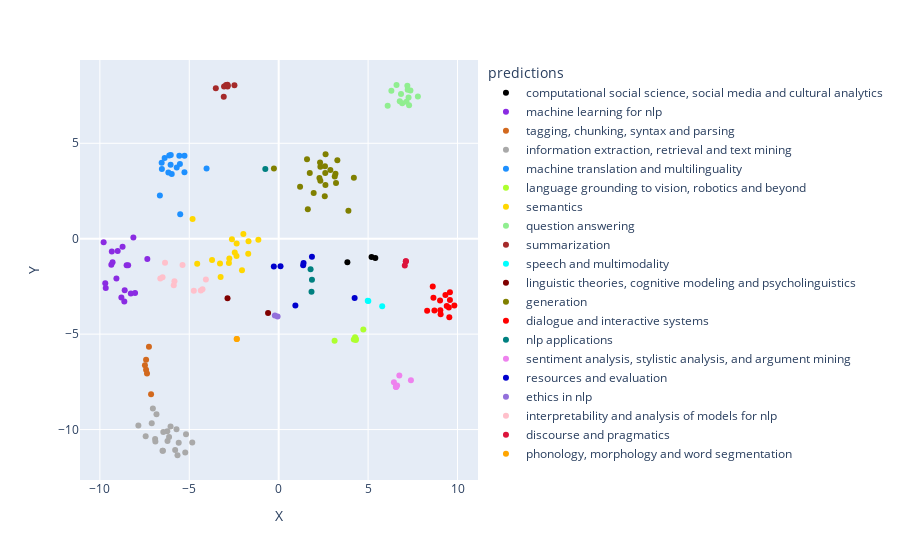

The notebook cell this image was saved under:
### Code cell
fig = px.scatter(df, x="X", y="Y", color = "predictions", color_discrete_sequence=["black", "blueviolet", "chocolate", "darkgray", "dodgerblue", "greenyellow", "gold", "lightgreen", "brown", "cyan", "maroon", "olive", "red", "teal", "violet", "mediumblue", "mediumpurple", "pink", "crimson", "orange"])


fig.show()
#plotly.offline.plot(fig, filename = "predictions_cluster.html")
#fig.write_image("predictions_cluster.png")

### Figure 1 — Plotly figure (JSON) as saved in the notebook; plotly's stock layout.template omitted (floating-point values rounded to 4 significant figures)
{"data": [{"hovertemplate": "predictions=computational social science, social media and cultural analytics<br>X=%{x}<br>Y=%{y}<extra></extra>", "legendgroup": "computational social science, social media and cultural analytics", "marker": {"color": "black", "symbol": "circle"}, "mode": "markers", "name": "computational social science, social media and cultural analytics", "orientation": "v", "showlegend": true, "type": "scatter", "x": [5.404, 3.841, 5.193], "xaxis": "x", "y": [-1.017, -1.239, -0.9569], "yaxis": "y"}, {"hovertemplate": "predictions=machine learning for nlp<br>X=%{x}<br>Y=%{y}<extra></extra>", "legendgroup": "machine learning for nlp", "marker": {"color": "blueviolet", "symbol": "circle"}, "mode": "markers", "name": "machine learning for nlp", "orientation": "v", "showlegend": true, "type": "scatter", "x": [-9.789, -9.29, -9.672, -8.504, -9.358, -9.332, -8.419, -8.73, -9.698, -8.127, -9.075, -8.612, -8.269, -9.003, -8.797, -8.032, -8.634, -7.346], "xaxis": "x", "y": [-0.1921, -1.23, -2.582, -1.396, -1.359, -0.6643, -1.388, -0.422, -2.339, 0.0628, -2.09, -2.705, -2.875, -0.6498, -3.085, -2.844, -3.294, -1.061], "yaxis": "y"}, {"hovertemplate": "predictions=tagging, chunking, syntax and parsing<br>X=%{x}<br>Y=%{y}<extra></extra>", "legendgroup": "tagging, chunking, syntax and parsing", "marker": {"color": "chocolate", "symbol": "circle"}, "mode": "markers", "name": "tagging, chunking, syntax and parsing", "orientation": "v", "showlegend": true, "type": "scatter", "x": [-7.48, -7.137, -7.256, -7.364, -7.416, -7.415], "xaxis": "x", "y": [-6.637, -8.155, -5.663, -7.059, -6.872, -6.345], "yaxis": "y"}, {"hovertemplate": "predictions=information extraction, retrieval and text mining<br>X=%{x}<br>Y=%{y}<extra></extra>", "legendgroup": "information extraction, retrieval and text mining", "marker": {"color": "darkgray", "symbol": "circle"}, "mode": "markers", "name": "information extraction, retrieval and text mining", "orientation": "v", "showlegend": true, "type": "scatter", "x": [-6.91, -5.184, -7.848, -5.789, -6.229, -7.036, -7.439, -5.226, -5.66, -6.473, -7.1, -5.591, -6.453, -6.895, -6.496, -6.218, -5.714, -6.129, -4.833, -6.046, -6.834], "xaxis": "x", "y": [-10.5, -10.25, -9.793, -11.07, -10.08, -8.9, -10.35, -11.2, -11.35, -11.11, -9.665, -10.69, -10.13, -10.63, -11.11, -10.6, -9.987, -10.38, -10.68, -9.842, -9.199], "yaxis": "y"}, {"hovertemplate": "predictions=machine translation and multilinguality<br>X=%{x}<br>Y=%{y}<extra></extra>", "legendgroup": "machine translation and multilinguality", "marker": {"color": "dodgerblue", "symbol": "circle"}, "mode": "markers", "name": "machine translation and multilinguality", "orientation": "v", "showlegend": true, "type": "scatter", "x": [-5.982, -6.378, -5.556, -6.12, -5.27, -4.034, -5.524, -6.532, -5.268, -6.035, -6.17, -6.544, -5.702, -6.044, -6.645, -5.507], "xaxis": "x", "y": [3.396, 4.227, 4.345, 4.362, 3.477, 3.684, 3.914, 3.658, 4.347, 4.383, 3.47, 3.976, 3.725, 3.877, 2.267, 1.287], "yaxis": "y"}, {"hovertemplate": "predictions=language grounding to vision, robotics and beyond<br>X=%{x}<br>Y=%{y}<extra></extra>", "legendgroup": "language grounding to vision, robotics and beyond", "marker": {"color": "greenyellow", "symbol": "circle"}, "mode": "markers", "name": "language grounding to vision, robotics and beyond", "orientation": "v", "showlegend": true, "type": "scatter", "x": [3.127, 4.27, 4.202, 4.734, 4.32, 4.314], "xaxis": "x", "y": [-5.35, -5.159, -5.277, -4.757, -5.262, -5.308], "yaxis": "y"}, {"hovertemplate": "predictions=semantics<br>X=%{x}<br>Y=%{y}<extra></extra>", "legendgroup": "semantics", "marker": {"color": "gold", "symbol": "circle"}, "mode": "markers", "name": "semantics", "orientation": "v", "showlegend": true, "type": "scatter", "x": [-2.76, -2.457, -2.784, -2.053, -4.557, -2.358, -2.615, -3.247, -1.976, -1.137, -4.816, -2.351, -1.703, -3.283, -3.726, -1.686], "xaxis": "x", "y": [-1.04, -0.726, -1.269, -1.652, -1.319, -0.9065, -0.02449, -2.01, 0.242, -0.05089, 1.033, -0.2512, -0.7824, -1.306, -1.11, -0.1315], "yaxis": "y"}, {"hovertemplate": "predictions=question answering<br>X=%{x}<br>Y=%{y}<extra></extra>", "legendgroup": "question answering", "marker": {"color": "lightgreen", "symbol": "circle"}, "mode": "markers", "name": "question answering", "orientation": "v", "showlegend": true, "type": "scatter", "x": [6.909, 7.262, 6.84, 6.589, 7.366, 7.195, 7.148, 7.293, 6.302, 7.784, 7.215, 6.77, 6.095], "xaxis": "x", "y": [7.094, 7.396, 7.584, 8.049, 7.76, 8.009, 7.174, 6.987, 7.757, 7.449, 7.808, 7.198, 6.972], "yaxis": "y"}, {"hovertemplate": "predictions=summarization<br>X=%{x}<br>Y=%{y}<extra></extra>", "legendgroup": "summarization", "marker": {"color": "brown", "symbol": "circle"}, "mode": "markers", "name": "summarization", "orientation": "v", "showlegend": true, "type": "scatter", "x": [-2.943, -2.858, -2.474, -3.516, -3.056, -2.851, -2.865, -3.072], "xaxis": "x", "y": [8.058, 7.978, 8.041, 7.878, 7.981, 8.023, 8.067, 7.444], "yaxis": "y"}, {"hovertemplate": "predictions=speech and multimodality<br>X=%{x}<br>Y=%{y}<extra></extra>", "legendgroup": "speech and multimodality", "marker": {"color": "cyan", "symbol": "circle"}, "mode": "markers", "name": "speech and multimodality", "orientation": "v", "showlegend": true, "type": "scatter", "x": [4.983, 5.788, 5.012], "xaxis": "x", "y": [-3.255, -3.535, -3.269], "yaxis": "y"}, {"hovertemplate": "predictions=linguistic theories, cognitive modeling and psycholinguistics<br>X=%{x}<br>Y=%{y}<extra></extra>", "legendgroup": "linguistic theories, cognitive modeling and psycholinguistics", "marker": {"color": "maroon", "symbol": "circle"}, "mode": "markers", "name": "linguistic theories, cognitive modeling and psycholinguistics", "orientation": "v", "showlegend": true, "type": "scatter", "x": [-0.5946, -2.861], "xaxis": "x", "y": [-3.888, -3.125], "yaxis": "y"}, {"hovertemplate": "predictions=generation<br>X=%{x}<br>Y=%{y}<extra></extra>", "legendgroup": "generation", "marker": {"color": "olive", "symbol": "circle"}, "mode": "markers", "name": "generation", "orientation": "v", "showlegend": true, "type": "scatter", "x": [1.957, 2.604, 2.278, 2.623, 2.889, 1.196, -0.2669, 3.899, 1.584, 3.175, 3.134, 2.314, 2.613, 2.59, 4.204, 1.738, 2.333, 1.629, 3.206, 3.281, 2.578, 2.331], "xaxis": "x", "y": [2.395, 3.447, 3.176, 4.42, 3.597, 2.726, 3.682, 1.467, 4.167, 3.406, 3.261, 3.993, 2.814, 3.792, 3.2, 3.446, 3.774, 1.545, 2.924, 4.114, 2.229, 3.041], "yaxis": "y"}, {"hovertemplate": "predictions=dialogue and interactive systems<br>X=%{x}<br>Y=%{y}<extra></extra>", "legendgroup": "dialogue and interactive systems", "marker": {"color": "red", "symbol": "circle"}, "mode": "markers", "name": "dialogue and interactive systems", "orientation": "v", "showlegend": true, "type": "scatter", "x": [9.397, 8.616, 9.024, 9.515, 9.542, 9.324, 9.056, 8.71, 9.04, 8.654, 9.577, 9.824, 8.302, 9.576], "xaxis": "x", "y": [-3.525, -2.501, -3.241, -3.607, -4.12, -2.954, -3.955, -3.761, -3.753, -3.093, -3.21, -3.498, -3.776, -2.803], "yaxis": "y"}, {"hovertemplate": "predictions=nlp applications<br>X=%{x}<br>Y=%{y}<extra></extra>", "legendgroup": "nlp applications", "marker": {"color": "teal", "symbol": "circle"}, "mode": "markers", "name": "nlp applications", "orientation": "v", "showlegend": true, "type": "scatter", "x": [1.784, -0.748, 1.861, 1.835], "xaxis": "x", "y": [-1.604, 3.652, -2.148, -2.781], "yaxis": "y"}, {"hovertemplate": "predictions=sentiment analysis, stylistic analysis, and argument mining<br>X=%{x}<br>Y=%{y}<extra></extra>", "legendgroup": "sentiment analysis, stylistic analysis, and argument mining", "marker": {"color": "violet", "symbol": "circle"}, "mode": "markers", "name": "sentiment analysis, stylistic analysis, and argument mining", "orientation": "v", "showlegend": true, "type": "scatter", "x": [6.622, 7.395, 6.444, 6.551, 6.567, 6.747, 6.569], "xaxis": "x", "y": [-7.695, -7.417, -7.516, -7.76, -7.741, -7.167, -7.767], "yaxis": "y"}, {"hovertemplate": "predictions=resources and evaluation<br>X=%{x}<br>Y=%{y}<extra></extra>", "legendgroup": "resources and evaluation", "marker": {"color": "mediumblue", "symbol": "circle"}, "mode": "markers", "name": "resources and evaluation", "orientation": "v", "showlegend": true, "type": "scatter", "x": [4.247, -0.2714, 1.392, 0.1021, 1.369, 1.86, 0.9329], "xaxis": "x", "y": [-3.102, -1.461, -1.267, -1.442, -1.395, -0.9413, -3.506], "yaxis": "y"}, {"hovertemplate": "predictions=ethics in nlp<br>X=%{x}<br>Y=%{y}<extra></extra>", "legendgroup": "ethics in nlp", "marker": {"color": "mediumpurple", "symbol": "circle"}, "mode": "markers", "name": "ethics in nlp", "orientation": "v", "showlegend": true, "type": "scatter", "x": [-0.06085, -0.214], "xaxis": "x", "y": [-4.076, -4.029], "yaxis": "y"}, {"hovertemplate": "predictions=interpretability and analysis of models for nlp<br>X=%{x}<br>Y=%{y}<extra></extra>", "legendgroup": "interpretability and analysis of models for nlp", "marker": {"color": "pink", "symbol": "circle"}, "mode": "markers", "name": "interpretability and analysis of models for nlp", "orientation": "v", "showlegend": true, "type": "scatter", "x": [-5.378, -5.869, -4.746, -4.071, -4.261, -6.357, -5.83, -6.495, -4.354, -6.621], "xaxis": "x", "y": [-1.377, -2.435, -2.723, -2.134, -2.654, -1.259, -2.229, -2.019, -2.712, -2.081], "yaxis": "y"}, {"hovertemplate": "predictions=discourse and pragmatics<br>X=%{x}<br>Y=%{y}<extra></extra>", "legendgroup": "discourse and pragmatics", "marker": {"color": "crimson", "symbol": "circle"}, "mode": "markers", "name": "discourse and pragmatics", "orientation": "v", "showlegend": true, "type": "scatter", "x": [7.116, 7.054, 7.111], "xaxis": "x", "y": [-1.176, -1.398, -1.185], "yaxis": "y"}, {"hovertemplate": "predictions=phonology, morphology and word segmentation<br>X=%{x}<br>Y=%{y}<extra></extra>", "legendgroup": "phonology, morphology and word segmentation", "marker": {"color": "orange", "symbol": "circle"}, "mode": "markers", "name": "phonology, morphology and word segmentation", "orientation": "v", "showlegend": true, "type": "scatter", "x": [-2.339, -2.35], "xaxis": "x", "y": [-5.259, -5.251], "yaxis": "y"}], "layout": {"legend": {"title": {"text": "predictions"}, "tracegroupgap": 0}, "margin": {"t": 60}, "xaxis": {"anchor": "y", "domain": [0, 1], "title": {"text": "X"}}, "yaxis": {"anchor": "x", "domain": [0, 1], "title": {"text": "Y"}}}}
